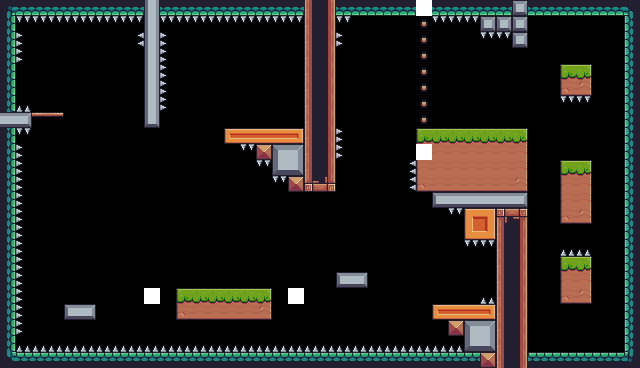

This is a level from a 2D game, rendered from its Tiled map with the project's own tilesets. A one-line summary and the map file follow, with tile-layer data summarised:
An orthogonal 40x23 tile map with 16x16 px tiles, 8 tile layers (Chain, StaticTiles, OnewayTiles, SpikeTilesBottom, ...), 4 tilesets and 50 objects (33x Cherry, 10x Fire, 2x A, Player, Falling, ...).

<map version="1.5" tiledversion="1.7.2" orientation="orthogonal" renderorder="right-down" width="40" height="23" tilewidth="16" tileheight="16" infinite="0" nextlayerid="14" nextobjectid="51">
 <tileset firstgid="1" source="TileSets/Terrain (16x16).tsx" />
 <tileset firstgid="243" source="TileSets/Player.tsx" />
 <tileset firstgid="244" source="TileSets/DamageTiles.tsx" />
 <tileset firstgid="256" source="TileSets/Fruits.tsx" />
 <layer id="11" name="Chain" width="40" height="23">
  <data>[920 cells, 7 non-empty, 1 distinct tile ids]</data>
 </layer>
 <layer id="1" name="StaticTiles" width="40" height="23">
  <data>[920 cells, 266 non-empty, 41 distinct tile ids]</data>
 </layer>
 <layer id="2" name="OnewayTiles" width="40" height="23">
  <data>[920 cells, 2 non-empty, 2 distinct tile ids]</data>
 </layer>
 <layer id="6" name="SpikeTilesBottom" width="40" height="23">
  <data>[920 cells, 32 non-empty, 1 distinct tile ids]</data>
 </layer>
 <layer id="8" name="SpikeTilesTop" width="40" height="23">
  <data>[920 cells, 32 non-empty, 1 distinct tile ids]</data>
 </layer>
 <layer id="9" name="SpikeTilesRight" width="40" height="23">
  <data>[920 cells, 22 non-empty, 1 distinct tile ids]</data>
 </layer>
 <layer id="13" name="SpikeTilesLeft" width="40" height="23">
  <data>[920 cells, 3 non-empty, 1 distinct tile ids]</data>
 </layer>
 <layer id="12" name="BlockTiles" width="40" height="23">
  <data>[920 cells, 4 non-empty, 1 distinct tile ids]</data>
 </layer>
 <objectgroup id="3" name="Player">
  <object id="1" name="Player" gid="243" x="256" y="96" width="32" height="32" />
 </objectgroup>
 <objectgroup id="4" name="Traps">
  <object id="2" name="Traps" type="Fire" gid="255" x="528" y="352" width="16" height="32" />
  <object id="3" name="Traps" type="Fire" gid="255" x="544" y="352" width="16" height="32" />
  <object id="4" name="Traps" type="Fire" gid="255" x="560" y="352" width="16" height="32" />
  <object id="5" name="Traps" type="Fire" gid="255" x="576" y="352" width="16" height="32" />
  <object id="6" name="Traps" type="Fire" gid="255" x="592" y="352" width="16" height="32" />
  <object id="7" name="Traps" type="Fire" gid="255" x="608" y="352" width="16" height="32" />
  <object id="8" name="Traps" type="Fire" gid="255" x="352" y="272" width="16" height="32" />
  <object id="9" name="Traps" type="Fire" gid="255" x="336" y="272" width="16" height="32" />
  <object id="10" name="Traps" type="Fire" gid="255" x="80" y="304" width="16" height="32" />
  <object id="11" name="Traps" type="Fire" gid="255" x="64" y="304" width="16" height="32" />
  <object id="12" name="Traps" type="Falling" gid="254" x="136" y="202" width="32" height="14" />
  <object id="15" name="Traps" type="Arrow" gid="245" x="368" y="160" width="18" height="18" />
 </objectgroup>
 <objectgroup id="5" name="RockHead">
  <object id="13" name="RockHead" type="A" gid="250" x="585" y="53" width="42" height="42" />
  <object id="14" name="RockHead" type="A" gid="250" x="529.818" y="261" width="42" height="42" />
 </objectgroup>
 <objectgroup id="10" name="Saw">
  <object id="49" name="Saw" type="V" gid="251" x="405" y="75.3333" width="38" height="38" />
  <object id="50" name="Saw" type="H" gid="251" x="179.625" y="307" width="38" height="38" />
 </objectgroup>
 <objectgroup id="7" name="Fruits">
  <object id="16" name="Fruits" type="Cherry" gid="257" x="128" y="192" width="32" height="32" />
  <object id="17" name="Fruits" type="Cherry" gid="257" x="144" y="192" width="32" height="32" />
  <object id="18" name="Fruits" type="Cherry" gid="257" x="128" y="176" width="32" height="32" />
  <object id="19" name="Fruits" type="Cherry" gid="257" x="144" y="176" width="32" height="32" />
  <object id="20" name="Fruits" type="Cherry" gid="257" x="16" y="112" width="32" height="32" />
  <object id="21" name="Fruits" type="Cherry" gid="257" x="32" y="96" width="32" height="32" />
  <object id="22" name="Fruits" type="Cherry" gid="257" x="48" y="112" width="32" height="32" />
  <object id="23" name="Fruits" type="Cherry" gid="257" x="112" y="80" width="32" height="32" />
  <object id="24" name="Fruits" type="Cherry" gid="257" x="112" y="112" width="32" height="32" />
  <object id="25" name="Fruits" type="Cherry" gid="257" x="48" y="288" width="32" height="32" />
  <object id="26" name="Fruits" type="Cherry" gid="257" x="80" y="288" width="32" height="32" />
  <object id="27" name="Fruits" type="Cherry" gid="257" x="64" y="272" width="32" height="32" />
  <object id="28" name="Fruits" type="Cherry" gid="257" x="192" y="288" width="32" height="32" />
  <object id="29" name="Fruits" type="Cherry" gid="257" x="176" y="272" width="32" height="32" />
  <object id="30" name="Fruits" type="Cherry" gid="257" x="208" y="272" width="32" height="32" />
  <object id="31" name="Fruits" type="Cherry" gid="257" x="224" y="288" width="32" height="32" />
  <object id="32" name="Fruits" type="Cherry" gid="257" x="240" y="272" width="32" height="32" />
  <object id="33" name="Fruits" type="Cherry" gid="257" x="336" y="256" width="32" height="32" />
  <object id="34" name="Fruits" type="Cherry" gid="257" x="432" y="304" width="32" height="32" />
  <object id="35" name="Fruits" type="Cherry" gid="257" x="464" y="304" width="32" height="32" />
  <object id="36" name="Fruits" type="Cherry" gid="257" x="448" y="288" width="32" height="32" />
  <object id="37" name="Fruits" type="Cherry" gid="257" x="336" y="128" width="32" height="32" />
  <object id="38" name="Fruits" type="Cherry" gid="257" x="336" y="96" width="32" height="32" />
  <object id="39" name="Fruits" type="Cherry" gid="257" x="560" y="64" width="32" height="32" />
  <object id="40" name="Fruits" type="Cherry" gid="257" x="528" y="48" width="32" height="32" />
  <object id="41" name="Fruits" type="Cherry" gid="257" x="592" y="48" width="32" height="32" />
  <object id="42" name="Fruits" type="Cherry" gid="257" x="560" y="160" width="32" height="32" />
  <object id="43" name="Fruits" type="Cherry" gid="257" x="528" y="336" width="32" height="32" />
  <object id="44" name="Fruits" type="Cherry" gid="257" x="560" y="336" width="32" height="32" />
  <object id="45" name="Fruits" type="Cherry" gid="257" x="592" y="336" width="32" height="32" />
  <object id="46" name="Fruits" type="Cherry" gid="257" x="528" y="256" width="32" height="32" />
  <object id="47" name="Fruits" type="Cherry" gid="257" x="592" y="256" width="32" height="32" />
  <object id="48" name="Fruits" type="Cherry" gid="257" x="592" y="256" width="32" height="32" />
 </objectgroup>
</map>
